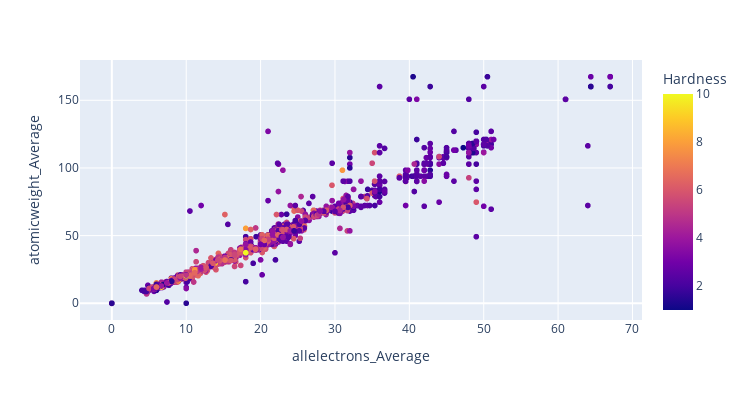
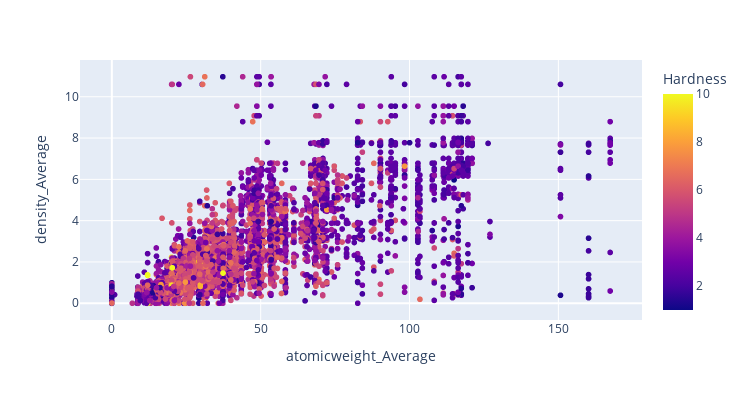
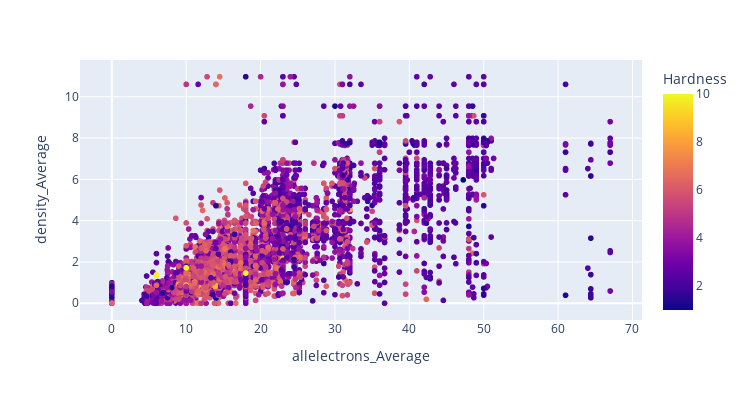
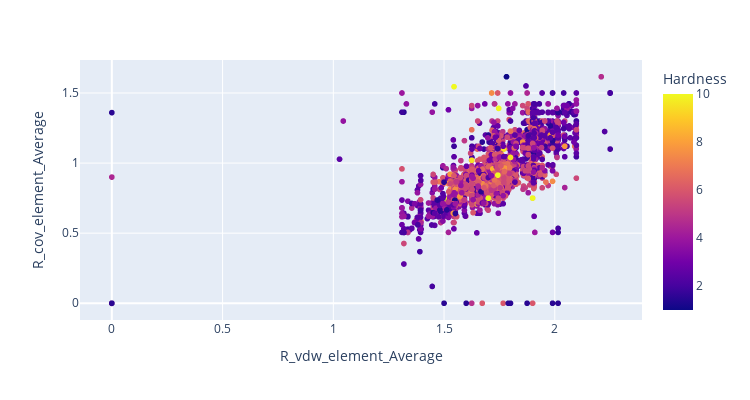

The notebook cell these images were saved under, in order:
### Markdown cell above
Plotting top 5 two-feature correlations.

### Code cell
for i in two_feat_corr.nlargest(5).index:
    feat_tuple = i
    x_i = i[0]
    y_i = i[1]
    fig = px.scatter(df, x = x_i, y = y_i, color = 'Hardness') #, color_discrete_sequence=['#2bb5b3'])
    fig.update_layout(yaxis_title = y_i, xaxis_title = x_i, width = 750, height = 400)
    fig.show()
    # str_i = "images/hardness_vs_"+str(feat_i)+".png"
    # fig.write_image(str_i)

### Figure 1 — Plotly figure (JSON) as saved in the notebook; plotly's stock layout.template omitted (floating-point values rounded to 4 significant figures; data arrays with more than 128 entries replaced by an {"elided": "..."} marker saying what was removed)
{"data": [{"hovertemplate": "allelectrons_Average=%{x}<br>atomicweight_Average=%{y}<br>Hardness=%{marker.color}<extra></extra>", "legendgroup": "", "marker": {"color": {"elided": "10407 float values"}, "coloraxis": "coloraxis", "symbol": "circle"}, "mode": "markers", "name": "", "showlegend": false, "type": "scattergl", "x": {"elided": "10407 float values"}, "xaxis": "x", "y": {"elided": "10407 float values"}, "yaxis": "y"}], "layout": {"coloraxis": {"colorbar": {"title": {"text": "Hardness"}}, "colorscale": [[0, "#0d0887"], [0.1111, "#46039f"], [0.2222, "#7201a8"], [0.3333, "#9c179e"], [0.4444, "#bd3786"], [0.5556, "#d8576b"], [0.6667, "#ed7953"], [0.7778, "#fb9f3a"], [0.8889, "#fdca26"], [1, "#f0f921"]]}, "height": 400, "legend": {"tracegroupgap": 0}, "margin": {"t": 60}, "width": 750, "xaxis": {"anchor": "y", "domain": [0, 1], "title": {"text": "allelectrons_Average"}}, "yaxis": {"anchor": "x", "domain": [0, 1], "title": {"text": "atomicweight_Average"}}}}

### Figure 2 — Plotly figure (JSON) as saved in the notebook; plotly's stock layout.template omitted (floating-point values rounded to 4 significant figures; data arrays with more than 128 entries replaced by an {"elided": "..."} marker saying what was removed)
{"data": [{"hovertemplate": "atomicweight_Average=%{x}<br>density_Average=%{y}<br>Hardness=%{marker.color}<extra></extra>", "legendgroup": "", "marker": {"color": {"elided": "10407 float values"}, "coloraxis": "coloraxis", "symbol": "circle"}, "mode": "markers", "name": "", "showlegend": false, "type": "scattergl", "x": {"elided": "10407 float values"}, "xaxis": "x", "y": {"elided": "10407 float values"}, "yaxis": "y"}], "layout": {"coloraxis": {"colorbar": {"title": {"text": "Hardness"}}, "colorscale": [[0, "#0d0887"], [0.1111, "#46039f"], [0.2222, "#7201a8"], [0.3333, "#9c179e"], [0.4444, "#bd3786"], [0.5556, "#d8576b"], [0.6667, "#ed7953"], [0.7778, "#fb9f3a"], [0.8889, "#fdca26"], [1, "#f0f921"]]}, "height": 400, "legend": {"tracegroupgap": 0}, "margin": {"t": 60}, "width": 750, "xaxis": {"anchor": "y", "domain": [0, 1], "title": {"text": "atomicweight_Average"}}, "yaxis": {"anchor": "x", "domain": [0, 1], "title": {"text": "density_Average"}}}}

### Figure 3 — Plotly figure (JSON) as saved in the notebook; plotly's stock layout.template omitted (floating-point values rounded to 4 significant figures; data arrays with more than 128 entries replaced by an {"elided": "..."} marker saying what was removed)
{"data": [{"hovertemplate": "allelectrons_Average=%{x}<br>density_Average=%{y}<br>Hardness=%{marker.color}<extra></extra>", "legendgroup": "", "marker": {"color": {"elided": "10407 float values"}, "coloraxis": "coloraxis", "symbol": "circle"}, "mode": "markers", "name": "", "showlegend": false, "type": "scattergl", "x": {"elided": "10407 float values"}, "xaxis": "x", "y": {"elided": "10407 float values"}, "yaxis": "y"}], "layout": {"coloraxis": {"colorbar": {"title": {"text": "Hardness"}}, "colorscale": [[0, "#0d0887"], [0.1111, "#46039f"], [0.2222, "#7201a8"], [0.3333, "#9c179e"], [0.4444, "#bd3786"], [0.5556, "#d8576b"], [0.6667, "#ed7953"], [0.7778, "#fb9f3a"], [0.8889, "#fdca26"], [1, "#f0f921"]]}, "height": 400, "legend": {"tracegroupgap": 0}, "margin": {"t": 60}, "width": 750, "xaxis": {"anchor": "y", "domain": [0, 1], "title": {"text": "allelectrons_Average"}}, "yaxis": {"anchor": "x", "domain": [0, 1], "title": {"text": "density_Average"}}}}

### Figure 4 — Plotly figure (JSON) as saved in the notebook; plotly's stock layout.template omitted (floating-point values rounded to 4 significant figures; data arrays with more than 128 entries replaced by an {"elided": "..."} marker saying what was removed)
{"data": [{"hovertemplate": "R_vdw_element_Average=%{x}<br>R_cov_element_Average=%{y}<br>Hardness=%{marker.color}<extra></extra>", "legendgroup": "", "marker": {"color": {"elided": "10407 float values"}, "coloraxis": "coloraxis", "symbol": "circle"}, "mode": "markers", "name": "", "showlegend": false, "type": "scattergl", "x": {"elided": "10407 float values"}, "xaxis": "x", "y": {"elided": "10407 float values"}, "yaxis": "y"}], "layout": {"coloraxis": {"colorbar": {"title": {"text": "Hardness"}}, "colorscale": [[0, "#0d0887"], [0.1111, "#46039f"], [0.2222, "#7201a8"], [0.3333, "#9c179e"], [0.4444, "#bd3786"], [0.5556, "#d8576b"], [0.6667, "#ed7953"], [0.7778, "#fb9f3a"], [0.8889, "#fdca26"], [1, "#f0f921"]]}, "height": 400, "legend": {"tracegroupgap": 0}, "margin": {"t": 60}, "width": 750, "xaxis": {"anchor": "y", "domain": [0, 1], "title": {"text": "R_vdw_element_Average"}}, "yaxis": {"anchor": "x", "domain": [0, 1], "title": {"text": "R_cov_element_Average"}}}}
